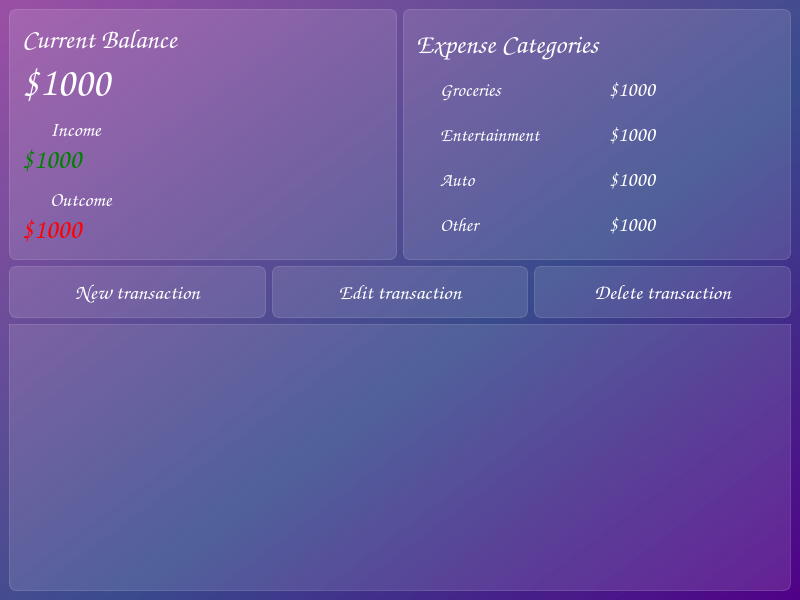
<?xml version="1.0" encoding="UTF-8"?>
<ui version="4.0">
 <class>MainWindow</class>
 <widget class="QMainWindow" name="MainWindow">
  <property name="geometry">
   <rect>
    <x>0</x>
    <y>0</y>
    <width>800</width>
    <height>600</height>
   </rect>
  </property>
  <property name="windowTitle">
   <string>Expense Tracker</string>
  </property>
  <widget class="QWidget" name="centralwidget">
   <property name="styleSheet">
    <string notr="true">background-color: qlineargradient(spread:pad, x1:1, y1:1, x2:0, y2:0, stop:0 rgba(81,0,135,255), stop:0.427447 rgba(41,61,132,235), stop:1 rgba(155,79,165,255));

font-family: Comic Sans MS;</string>
   </property>
   <layout class="QVBoxLayout" name="verticalLayout_3">
    <item>
     <layout class="QHBoxLayout" name="layout_frames">
      <item>
       <widget class="QFrame" name="balance_frame">
        <property name="styleSheet">
         <string notr="true">background-color: rgba(255,255,255,30);
border: 1px solid rgba(255,255,255,40);
border-radius: 7px</string>
        </property>
        <layout class="QVBoxLayout" name="verticalLayout">
         <property name="spacing">
          <number>0</number>
         </property>
         <property name="leftMargin">
          <number>12</number>
         </property>
         <property name="topMargin">
          <number>12</number>
         </property>
         <property name="rightMargin">
          <number>12</number>
         </property>
         <property name="bottomMargin">
          <number>12</number>
         </property>
         <item>
          <widget class="QLabel" name="label_current_balance">
           <property name="styleSheet">
            <string notr="true">color: white;
font-weight: bold;
font-size: 20pt;
background-color: none;
border: none;</string>
           </property>
           <property name="text">
            <string>Current Balance</string>
           </property>
          </widget>
         </item>
         <item>
          <widget class="QLabel" name="label_balance">
           <property name="styleSheet">
            <string notr="true">color: white;
font-size: 30pt;
background-color: none;
border: none;</string>
           </property>
           <property name="text">
            <string>$1000</string>
           </property>
          </widget>
         </item>
         <item>
          <layout class="QHBoxLayout" name="layout_income">
           <property name="spacing">
            <number>0</number>
           </property>
           <item>
            <widget class="QLabel" name="icon_income">
             <property name="maximumSize">
              <size>
               <width>24</width>
               <height>24</height>
              </size>
             </property>
             <property name="styleSheet">
              <string notr="true">background-color: none;
border: none;
padding-top: 10px;</string>
             </property>
             <property name="text">
              <string/>
             </property>
             <property name="pixmap">
              <pixmap resource="expensive/res-cr.qrc">:/icons/icons/income.svg</pixmap>
             </property>
            </widget>
           </item>
           <item>
            <widget class="QLabel" name="label_income">
             <property name="styleSheet">
              <string notr="true">color: white;
font-weight: bold;
font-size: 15pt;
background-color: none;
border: none;
padding-top: 10px;</string>
             </property>
             <property name="text">
              <string>Income</string>
             </property>
            </widget>
           </item>
          </layout>
         </item>
         <item>
          <widget class="QLabel" name="label_income_balance">
           <property name="styleSheet">
            <string notr="true">color: green;
font-size: 20pt;
background-color: none;
border: none;</string>
           </property>
           <property name="text">
            <string>$1000</string>
           </property>
          </widget>
         </item>
         <item>
          <layout class="QHBoxLayout" name="layout_outcome">
           <property name="spacing">
            <number>0</number>
           </property>
           <item>
            <widget class="QLabel" name="icon_outcome">
             <property name="maximumSize">
              <size>
               <width>24</width>
               <height>24</height>
              </size>
             </property>
             <property name="styleSheet">
              <string notr="true">background-color: none;
border: none;
padding-top: 10px;</string>
             </property>
             <property name="text">
              <string/>
             </property>
             <property name="pixmap">
              <pixmap resource="expensive/res-cr.qrc">:/icons/icons/outcome.svg</pixmap>
             </property>
            </widget>
           </item>
           <item>
            <widget class="QLabel" name="label_outcome">
             <property name="styleSheet">
              <string notr="true">color: white;
font-weight: bold;
font-size: 15pt;
background-color: none;
border: none;
padding-top: 10px;</string>
             </property>
             <property name="text">
              <string>Outcome</string>
             </property>
            </widget>
           </item>
          </layout>
         </item>
         <item>
          <widget class="QLabel" name="label_outcome_balance">
           <property name="styleSheet">
            <string notr="true">color: red;
font-size: 20pt;
background-color: none;
border: none;</string>
           </property>
           <property name="text">
            <string>$1000</string>
           </property>
          </widget>
         </item>
        </layout>
       </widget>
      </item>
      <item>
       <widget class="QFrame" name="categories_frame">
        <property name="styleSheet">
         <string notr="true">background-color: rgba(255,255,255,30);
border: 1px solid rgba(255,255,255,40);
border-radius: 7px</string>
        </property>
        <layout class="QVBoxLayout" name="verticalLayout_2">
         <property name="spacing">
          <number>0</number>
         </property>
         <property name="leftMargin">
          <number>12</number>
         </property>
         <property name="topMargin">
          <number>12</number>
         </property>
         <property name="rightMargin">
          <number>12</number>
         </property>
         <property name="bottomMargin">
          <number>12</number>
         </property>
         <item>
          <widget class="QLabel" name="label_expense_categories">
           <property name="styleSheet">
            <string notr="true">color: white;
font-weight: bold;
font-size: 20pt;
background-color: none;
border: none;</string>
           </property>
           <property name="text">
            <string>Expense Categories</string>
           </property>
          </widget>
         </item>
         <item>
          <layout class="QHBoxLayout" name="layout_groceries">
           <property name="spacing">
            <number>0</number>
           </property>
           <item>
            <widget class="QLabel" name="icon_groceries">
             <property name="maximumSize">
              <size>
               <width>24</width>
               <height>24</height>
              </size>
             </property>
             <property name="styleSheet">
              <string notr="true">background-color: none;
border: none;</string>
             </property>
             <property name="text">
              <string/>
             </property>
             <property name="pixmap">
              <pixmap resource="expensive/res-cr.qrc">:/icons/icons/cart.svg</pixmap>
             </property>
            </widget>
           </item>
           <item>
            <widget class="QLabel" name="label_groceries">
             <property name="styleSheet">
              <string notr="true">color: white;
font-weight: bold;
font-size: 14pt;
background-color: none;
border: none;</string>
             </property>
             <property name="text">
              <string>Groceries</string>
             </property>
            </widget>
           </item>
           <item>
            <widget class="QLabel" name="label_groceries_balance">
             <property name="styleSheet">
              <string notr="true">color: white;
font-size: 16pt;
background-color: none;
border: none;</string>
             </property>
             <property name="text">
              <string>$1000</string>
             </property>
            </widget>
           </item>
          </layout>
         </item>
         <item>
          <layout class="QHBoxLayout" name="layout_entertainment">
           <property name="spacing">
            <number>0</number>
           </property>
           <item>
            <widget class="QLabel" name="icon_entertainment">
             <property name="maximumSize">
              <size>
               <width>24</width>
               <height>24</height>
              </size>
             </property>
             <property name="styleSheet">
              <string notr="true">background-color: none;
border: none;</string>
             </property>
             <property name="text">
              <string/>
             </property>
             <property name="pixmap">
              <pixmap resource="expensive/res-cr.qrc">:/icons/icons/game.svg</pixmap>
             </property>
            </widget>
           </item>
           <item>
            <widget class="QLabel" name="label_entertainment">
             <property name="styleSheet">
              <string notr="true">color: white;
font-weight: bold;
font-size: 14pt;
background-color: none;
border: none;</string>
             </property>
             <property name="text">
              <string>Entertainment</string>
             </property>
            </widget>
           </item>
           <item>
            <widget class="QLabel" name="label_entertainment_balance">
             <property name="styleSheet">
              <string notr="true">color: white;
font-size: 16pt;
background-color: none;
border: none;</string>
             </property>
             <property name="text">
              <string>$1000</string>
             </property>
            </widget>
           </item>
          </layout>
         </item>
         <item>
          <layout class="QHBoxLayout" name="layout_auto">
           <property name="spacing">
            <number>0</number>
           </property>
           <item>
            <widget class="QLabel" name="icon_auto">
             <property name="maximumSize">
              <size>
               <width>24</width>
               <height>24</height>
              </size>
             </property>
             <property name="styleSheet">
              <string notr="true">background-color: none;
border: none;</string>
             </property>
             <property name="text">
              <string/>
             </property>
             <property name="pixmap">
              <pixmap resource="expensive/res-cr.qrc">:/icons/icons/car.svg</pixmap>
             </property>
            </widget>
           </item>
           <item>
            <widget class="QLabel" name="label_auto">
             <property name="styleSheet">
              <string notr="true">color: white;
font-weight: bold;
font-size: 14pt;
background-color: none;
border: none;</string>
             </property>
             <property name="text">
              <string>Auto</string>
             </property>
            </widget>
           </item>
           <item>
            <widget class="QLabel" name="label_auto_balance">
             <property name="styleSheet">
              <string notr="true">color: white;
font-size: 16pt;
background-color: none;
border: none;</string>
             </property>
             <property name="text">
              <string>$1000</string>
             </property>
            </widget>
           </item>
          </layout>
         </item>
         <item>
          <layout class="QHBoxLayout" name="layout_other">
           <property name="spacing">
            <number>0</number>
           </property>
           <item>
            <widget class="QLabel" name="icon_other">
             <property name="maximumSize">
              <size>
               <width>24</width>
               <height>24</height>
              </size>
             </property>
             <property name="styleSheet">
              <string notr="true">background-color: none;
border: none;</string>
             </property>
             <property name="text">
              <string/>
             </property>
             <property name="pixmap">
              <pixmap resource="expensive/res-cr.qrc">:/icons/icons/list.svg</pixmap>
             </property>
            </widget>
           </item>
           <item>
            <widget class="QLabel" name="label_other">
             <property name="styleSheet">
              <string notr="true">color: white;
font-weight: bold;
font-size: 14pt;
background-color: none;
border: none;</string>
             </property>
             <property name="text">
              <string>Other</string>
             </property>
            </widget>
           </item>
           <item>
            <widget class="QLabel" name="label_other_balance">
             <property name="styleSheet">
              <string notr="true">color: white;
font-size: 16pt;
background-color: none;
border: none;</string>
             </property>
             <property name="text">
              <string>$1000</string>
             </property>
            </widget>
           </item>
          </layout>
         </item>
        </layout>
       </widget>
      </item>
     </layout>
    </item>
    <item>
     <layout class="QHBoxLayout" name="layout_buttons">
      <item>
       <widget class="QPushButton" name="btn_new">
        <property name="font">
         <font>
          <family>Comic Sans MS</family>
          <pointsize>16</pointsize>
         </font>
        </property>
        <property name="styleSheet">
         <string notr="true">QPushButton {
color: white;
background-color: rgba(255,255,255,30);
border: 1px solid rgba(255,255,255,40);
border-radius: 7px;
width: 230px;
height: 50px;
}
QPushButton:hover {
background-color: rgba(255,255,255,40)
}
QPushButton:pressed {
background-color: rgba(255,255,255,70)
}</string>
        </property>
        <property name="text">
         <string>New transaction</string>
        </property>
        <property name="icon">
         <iconset resource="expensive/res-cr.qrc">
          <normaloff>:/icons/icons/add.svg</normaloff>:/icons/icons/add.svg</iconset>
        </property>
        <property name="iconSize">
         <size>
          <width>24</width>
          <height>24</height>
         </size>
        </property>
       </widget>
      </item>
      <item>
       <widget class="QPushButton" name="btn_edit">
        <property name="font">
         <font>
          <family>Comic Sans MS</family>
          <pointsize>16</pointsize>
         </font>
        </property>
        <property name="styleSheet">
         <string notr="true">QPushButton {
color: white;
background-color: rgba(255,255,255,30);
border: 1px solid rgba(255,255,255,40);
border-radius: 7px;
width: 230px;
height: 50px;
}
QPushButton:hover {
background-color: rgba(255,255,255,40)
}
QPushButton:pressed {
background-color: rgba(255,255,255,70)
}</string>
        </property>
        <property name="text">
         <string>Edit transaction</string>
        </property>
        <property name="icon">
         <iconset resource="expensive/res-cr.qrc">
          <normaloff>:/icons/icons/edit.svg</normaloff>:/icons/icons/edit.svg</iconset>
        </property>
        <property name="iconSize">
         <size>
          <width>24</width>
          <height>24</height>
         </size>
        </property>
       </widget>
      </item>
      <item>
       <widget class="QPushButton" name="btn_delete">
        <property name="font">
         <font>
          <family>Comic Sans MS</family>
          <pointsize>16</pointsize>
         </font>
        </property>
        <property name="styleSheet">
         <string notr="true">QPushButton {
color: white;
background-color: rgba(255,255,255,30);
border: 1px solid rgba(255,255,255,40);
border-radius: 7px;
width: 230px;
height: 50px;
}
QPushButton:hover {
background-color: rgba(255,255,255,40)
}
QPushButton:pressed {
background-color: rgba(255,255,255,70)
}</string>
        </property>
        <property name="text">
         <string>Delete transaction</string>
        </property>
        <property name="icon">
         <iconset resource="expensive/res-cr.qrc">
          <normaloff>:/icons/icons/delete.svg</normaloff>:/icons/icons/delete.svg</iconset>
        </property>
        <property name="iconSize">
         <size>
          <width>24</width>
          <height>24</height>
         </size>
        </property>
       </widget>
      </item>
     </layout>
    </item>
    <item>
     <widget class="QTableView" name="tableView">
      <property name="styleSheet">
       <string notr="true">QTableView {
background-color: rgba(255,255,255,30);
border: 1px solid rgba(255,255,255,40);
border-bottom-right-radius: 7px;
border-bottom-left-radius: 7px;
}
QTableView::section {
background-color: rgba(53,53,53);
color: white;
border: none;
height: 50px;
font-size: 14pt;
}
QTableView::item {
border-style: none;
border-bottom: rgba(255,255,255,50);
}
QTableView::item:selected {
border: none;
color: rgba(255,255,255);
background-color: rgba(255,255,255,70);
}</string>
      </property>
      <property name="verticalScrollBarPolicy">
       <enum>Qt::ScrollBarAlwaysOff</enum>
      </property>
      <property name="horizontalScrollBarPolicy">
       <enum>Qt::ScrollBarAlwaysOff</enum>
      </property>
      <property name="showGrid">
       <bool>false</bool>
      </property>
      <attribute name="horizontalHeaderDefaultSectionSize">
       <number>135</number>
      </attribute>
     </widget>
    </item>
   </layout>
  </widget>
 </widget>
 <resources>
  <include location="expensive/res-cr.qrc"/>
 </resources>
 <connections/>
</ui>
